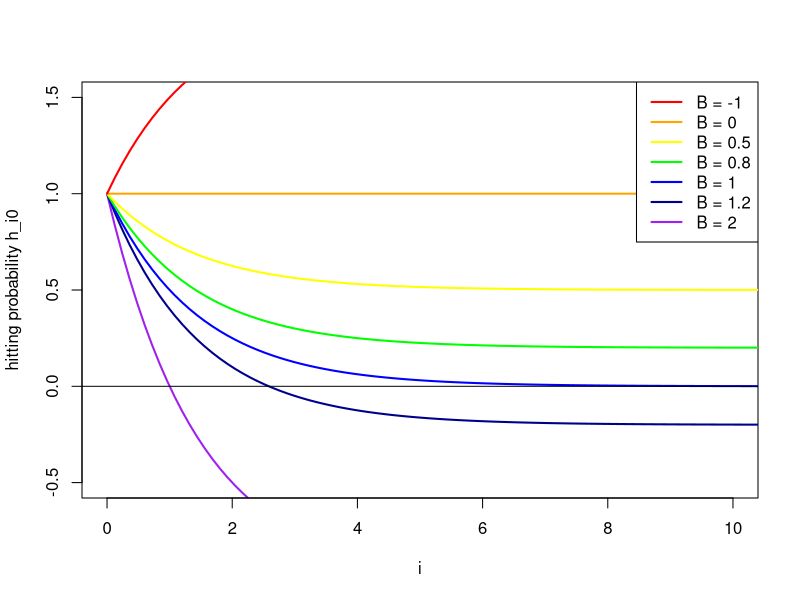

Recreate this plot in R.
## ---- chunk 1
hit <- function(x, B = 1) 1 - B * (1 - 0.5^x)

curve(hit(x, 2), from = 0, to = 12, xlim = c(0, 10), ylim = c(-0.5, 1.5),
      xlab = "i", ylab = "hitting probability h_i0", col = "purple", lwd = 2)
curve(hit(x, 1.2), to = 12, add = TRUE, col = "darkblue", lwd = 2)
curve(hit(x, 1), to = 12, add = TRUE, col = "blue", lwd = 2)
curve(hit(x, 0.8), to = 12, add = TRUE, col = "green", lwd = 2)
curve(hit(x, 0.5), to = 12, add = TRUE, col = "yellow", lwd = 2)
curve(hit(x, 0), to = 12, add = TRUE, col = "orange", lwd = 2)
curve(hit(x, -1), to = 12, add = TRUE, col = "red", lwd = 2)
abline(h = 0, col = "black")

legend("topright", c("B = -1", "B = 0", "B = 0.5", "B = 0.8", "B = 1", "B = 1.2", "B = 2"), col = c("red", "orange", "yellow", "green", "blue", "darkblue", "purple"), lwd = 2)
